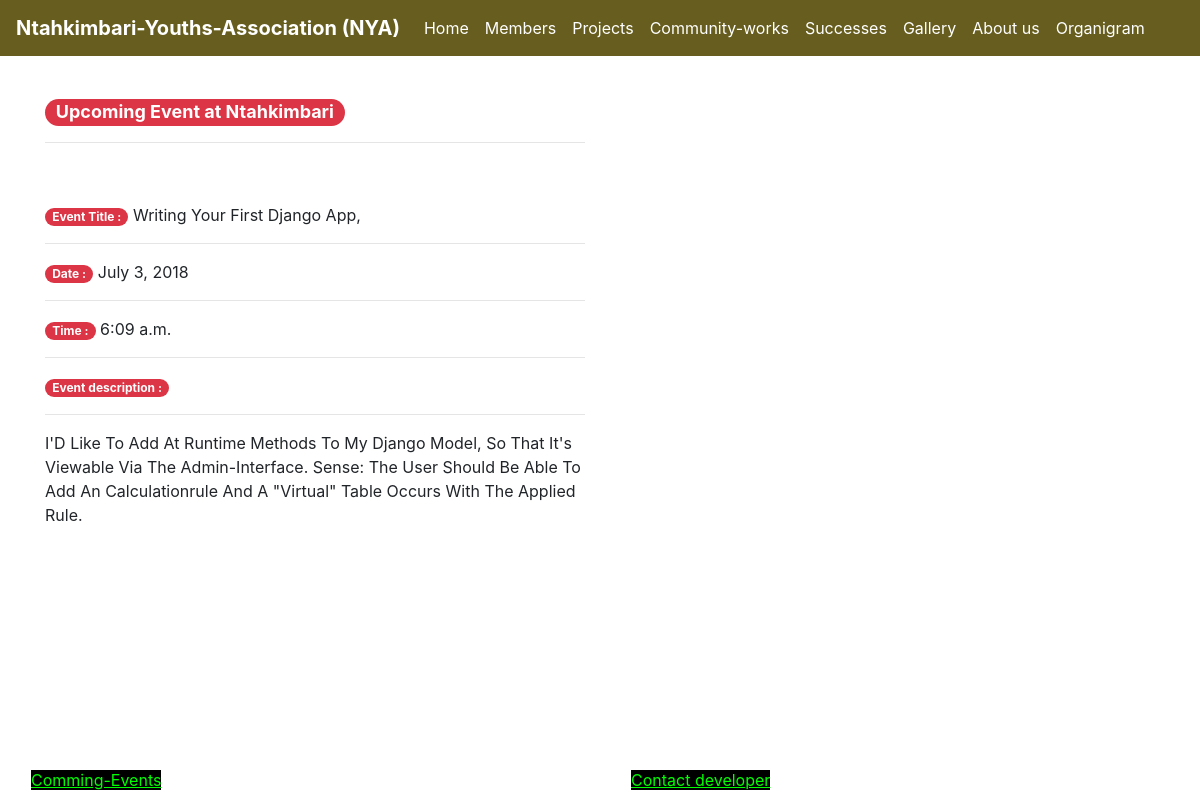
The page /1/event/ on the database its author committed.
### ntakibariapp/models.py (models this page shows, shortened)
class Event(models.Model):
	title = models.CharField(max_length=90)
	description = models.TextField()
	event_date = models.DateField(default=datetime.now().date())
	event_time = models.TimeField(default=datetime.now().time())
	post_date = models.DateTimeField(default=timezone.now)

### ntakibariapp/views.py (the view)
# urls.py: path('<int:event_id>/event/', views.event, name='event' ),
def event(request, event_id):
	try:
		context['event'] = Event.objects.get(id=event_id)
		context['title'] = 'Upcoming Event at Ntahkimbari'
		return render(request, 'temp/event.html', context)
	except Exception as e:
		return render(request, 'temp/404.html')

### ntakibariapp/templates/temp/event.html (shortened to what this page needs)
{% extends 'temp/base.html' %}
{% block body %}
<div class="container" style="margin-bottom:80px">
	<div class="row">
		<div class="col-md-6">
			<p><h4><span class="badge badge-pill badge-danger">{{title}}</span></h4></p>
			<hr>
			<p style="margin-top:60px"><span class="badge badge-pill badge-danger">Event Title :</span>   {{event.title|title}}<hr>
			</p>
			<p><span class="badge badge-pill badge-danger">Date :</span> {{event.event_date}}<hr></p>
			<p><span class="badge badge-pill badge-danger">Time :</span> {{event.event_time}}<hr></p>
			<p><span class="badge badge-pill badge-danger">Event description :</span><hr>
			  {{event.description|title}}
		    </p>
	    </div>
	</div>
</div>
{% endblock %}

### rows shown on the page
Event: title "Writing Your First Django App,", event_date "July 3, 2018", event_time "6:09 a.m.", description "I'D Like To Add At Runtime Methods To My Django Model, So That It's Viewable Via The Admin-Interface. Sense: The User Should Be Able To Add An Calculationrule And A \"Virtual\" Table Occurs With The Applied Rule."

### other values the page prints
{{ title }} "Upcoming Event at Ntahkimbari"
